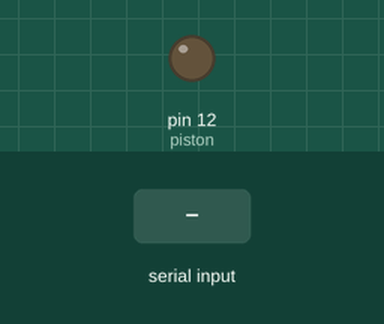
Simulated run of this sketch. Board: Arduino Uno, built with avr-gcc and run on an emulated ATmega328P. Shown: output pins drawn as LEDs (lit = HIGH). Inputs (shaded band) come from the test bench.

Above: at 1.2 s.
1.3 s: "H" received over Serial
At 2.2 s:
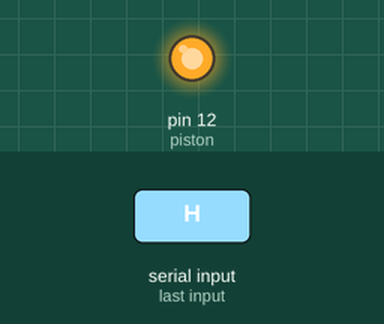
2.8 s: "L" received over Serial
At 3.3 s:
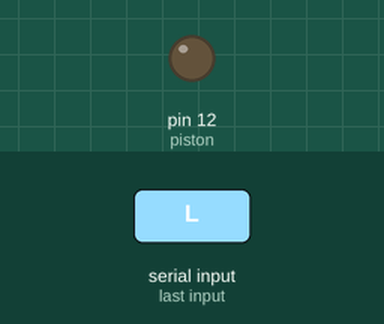
Timing chart, 0 to 5.8 s (numbered marks = the images above; inputs shaded):
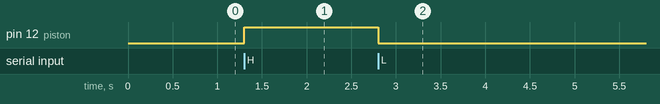

The sketch:

spring_tester.ino
```cpp
int piston = 12;
char input;
void setup() {
  pinMode(piston, OUTPUT);
  Serial.begin(9600);
}

// the loop routine runs over and over again forever:
void loop() {
  input=Serial.read();
  if(input==72){// 'H' // compressed spring
    digitalWrite(piston, HIGH);
    //Serial.println("GoingHigh");
  }
  if(input==76){// 'L'
    digitalWrite(piston, LOW);
    //Serial.println("GoingLow");
  }

}
```

Measured:
- after the input at 1.3 s, pin 12 (piston): LOW → HIGH at once
- after the input at 2.8 s, pin 12 (piston): HIGH → LOW at once
